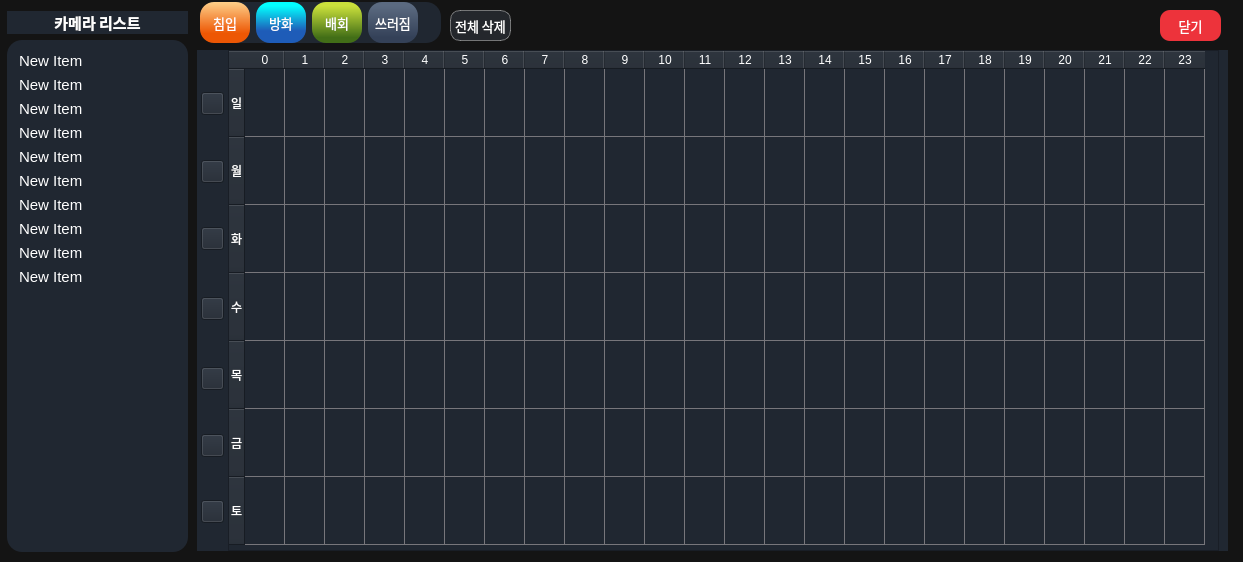
<?xml version="1.0" encoding="UTF-8"?>
<ui version="4.0">
 <class>schedule_window</class>
 <widget class="QWidget" name="schedule_window">
  <property name="geometry">
   <rect>
    <x>0</x>
    <y>0</y>
    <width>1243</width>
    <height>562</height>
   </rect>
  </property>
  <property name="sizePolicy">
   <sizepolicy hsizetype="Fixed" vsizetype="Fixed">
    <horstretch>0</horstretch>
    <verstretch>0</verstretch>
   </sizepolicy>
  </property>
  <property name="minimumSize">
   <size>
    <width>1163</width>
    <height>562</height>
   </size>
  </property>
  <property name="maximumSize">
   <size>
    <width>16777215</width>
    <height>16777215</height>
   </size>
  </property>
  <property name="windowTitle">
   <string>camera schedule</string>
  </property>
  <property name="styleSheet">
   <string notr="true">background-color: rgb(20, 20, 20);

</string>
  </property>
  <widget class="QWidget" name="layoutWidget">
   <property name="geometry">
    <rect>
     <x>7</x>
     <y>11</y>
     <width>181</width>
     <height>541</height>
    </rect>
   </property>
   <layout class="QVBoxLayout" name="verticalLayout_3">
    <item>
     <widget class="QLabel" name="schedule_camera_list_label">
      <property name="minimumSize">
       <size>
        <width>0</width>
        <height>0</height>
       </size>
      </property>
      <property name="font">
       <font>
        <family>Ubuntu Light</family>
        <pointsize>11</pointsize>
        <bold>true</bold>
       </font>
      </property>
      <property name="styleSheet">
       <string notr="true">color: rgb(255, 255, 255);
border-radius: 15px;
background-color: rgb(32,39,49);

</string>
      </property>
      <property name="text">
       <string>카메라 리스트</string>
      </property>
      <property name="alignment">
       <set>Qt::AlignmentFlag::AlignCenter</set>
      </property>
     </widget>
    </item>
    <item>
     <widget class="QWidget" name="widget_3" native="true">
      <property name="styleSheet">
       <string notr="true">color: rgb(255, 255, 255);
border-radius: 15px;
background-color: rgb(32,39,49);

</string>
      </property>
      <layout class="QVBoxLayout" name="verticalLayout_7">
       <item>
        <widget class="QListWidget" name="schedule_camera_list">
         <property name="font">
          <font>
           <pointsize>11</pointsize>
           <italic>false</italic>
           <bold>false</bold>
           <underline>false</underline>
           <strikeout>false</strikeout>
           <kerning>true</kerning>
          </font>
         </property>
         <property name="focusPolicy">
          <enum>Qt::FocusPolicy::NoFocus</enum>
         </property>
         <property name="contextMenuPolicy">
          <enum>Qt::ContextMenuPolicy::DefaultContextMenu</enum>
         </property>
         <property name="acceptDrops">
          <bool>true</bool>
         </property>
         <property name="styleSheet">
          <string notr="true">QListWidget::item {
    padding: 3px;
}
QListWidget::item:selected {
    border: 2px solid rgb(26, 95, 180);
    border-radius: 5px; /* 둥근 테두리 추가 */
}
</string>
         </property>
         <property name="frameShape">
          <enum>QFrame::Shape::NoFrame</enum>
         </property>
         <property name="lineWidth">
          <number>1</number>
         </property>
         <property name="editTriggers">
          <set>QAbstractItemView::EditTrigger::NoEditTriggers</set>
         </property>
         <property name="tabKeyNavigation">
          <bool>false</bool>
         </property>
         <property name="showDropIndicator" stdset="0">
          <bool>false</bool>
         </property>
         <property name="dragEnabled">
          <bool>false</bool>
         </property>
         <property name="dragDropOverwriteMode">
          <bool>false</bool>
         </property>
         <property name="dragDropMode">
          <enum>QAbstractItemView::DragDropMode::NoDragDrop</enum>
         </property>
         <property name="defaultDropAction">
          <enum>Qt::DropAction::IgnoreAction</enum>
         </property>
         <property name="selectionMode">
          <enum>QAbstractItemView::SelectionMode::SingleSelection</enum>
         </property>
         <property name="textElideMode">
          <enum>Qt::TextElideMode::ElideLeft</enum>
         </property>
         <property name="verticalScrollMode">
          <enum>QAbstractItemView::ScrollMode::ScrollPerItem</enum>
         </property>
         <property name="movement">
          <enum>QListView::Movement::Static</enum>
         </property>
         <property name="flow">
          <enum>QListView::Flow::TopToBottom</enum>
         </property>
         <property name="isWrapping" stdset="0">
          <bool>false</bool>
         </property>
         <property name="resizeMode">
          <enum>QListView::ResizeMode::Fixed</enum>
         </property>
         <property name="layoutMode">
          <enum>QListView::LayoutMode::SinglePass</enum>
         </property>
         <property name="spacing">
          <number>2</number>
         </property>
         <property name="viewMode">
          <enum>QListView::ViewMode::ListMode</enum>
         </property>
         <property name="modelColumn">
          <number>0</number>
         </property>
         <property name="uniformItemSizes">
          <bool>true</bool>
         </property>
         <property name="wordWrap">
          <bool>false</bool>
         </property>
         <property name="selectionRectVisible">
          <bool>true</bool>
         </property>
         <item>
          <property name="text">
           <string>New Item</string>
          </property>
         </item>
         <item>
          <property name="text">
           <string>New Item</string>
          </property>
         </item>
         <item>
          <property name="text">
           <string>New Item</string>
          </property>
         </item>
         <item>
          <property name="text">
           <string>New Item</string>
          </property>
         </item>
         <item>
          <property name="text">
           <string>New Item</string>
          </property>
         </item>
         <item>
          <property name="text">
           <string>New Item</string>
          </property>
         </item>
         <item>
          <property name="text">
           <string>New Item</string>
          </property>
         </item>
         <item>
          <property name="text">
           <string>New Item</string>
          </property>
         </item>
         <item>
          <property name="text">
           <string>New Item</string>
          </property>
         </item>
         <item>
          <property name="text">
           <string>New Item</string>
          </property>
         </item>
        </widget>
       </item>
      </layout>
     </widget>
    </item>
   </layout>
  </widget>
  <widget class="QWidget" name="detect_type_tab_widget" native="true">
   <property name="geometry">
    <rect>
     <x>200</x>
     <y>2</y>
     <width>241</width>
     <height>41</height>
    </rect>
   </property>
   <property name="styleSheet">
    <string notr="true">color: rgb(255, 255, 255);
border-radius: 15px;
background-color: rgb(32,39,49);

</string>
   </property>
   <layout class="QHBoxLayout" name="horizontalLayout">
    <item>
     <widget class="QPushButton" name="intr_bnt">
      <property name="sizePolicy">
       <sizepolicy hsizetype="Preferred" vsizetype="Preferred">
        <horstretch>0</horstretch>
        <verstretch>0</verstretch>
       </sizepolicy>
      </property>
      <property name="minimumSize">
       <size>
        <width>50</width>
        <height>29</height>
       </size>
      </property>
      <property name="font">
       <font>
        <pointsize>10</pointsize>
       </font>
      </property>
      <property name="cursor">
       <cursorShape>PointingHandCursor</cursorShape>
      </property>
      <property name="styleSheet">
       <string notr="true">QPushButton {
				background-color: qlineargradient(spread:pad, x1:0, y1:1, x2:0, y2:0, stop:0.233831 rgba(237, 87, 4, 255), stop:1 rgba(253, 207, 137, 255));
				border-radius: 14px;

            }
QPushButton:checked {
                color: white;
				border-radius: 14px;
				border: 3px solid rgb(255, 255, 255);

            }</string>
      </property>
      <property name="text">
       <string>침입</string>
      </property>
      <property name="checkable">
       <bool>true</bool>
      </property>
      <property name="checked">
       <bool>false</bool>
      </property>
     </widget>
    </item>
    <item>
     <widget class="QPushButton" name="fire_bnt">
      <property name="sizePolicy">
       <sizepolicy hsizetype="Preferred" vsizetype="Preferred">
        <horstretch>0</horstretch>
        <verstretch>0</verstretch>
       </sizepolicy>
      </property>
      <property name="minimumSize">
       <size>
        <width>50</width>
        <height>29</height>
       </size>
      </property>
      <property name="font">
       <font>
        <pointsize>10</pointsize>
       </font>
      </property>
      <property name="cursor">
       <cursorShape>PointingHandCursor</cursorShape>
      </property>
      <property name="styleSheet">
       <string notr="true">
QPushButton {
				background-color: qlineargradient(spread:pad, x1:0, y1:1, x2:0, y2:0, stop:0.298507 rgba(30, 92, 184, 255), stop:0.905473 rgba(3, 254, 254, 255));
				border-radius: 14px;
            }
QPushButton:checked {
                color: white;
				border-radius: 14px;
				border: 3px solid rgb(255, 255, 255);

            }</string>
      </property>
      <property name="text">
       <string>방화</string>
      </property>
      <property name="checkable">
       <bool>true</bool>
      </property>
      <property name="checked">
       <bool>false</bool>
      </property>
     </widget>
    </item>
    <item>
     <widget class="QPushButton" name="loit_bnt">
      <property name="sizePolicy">
       <sizepolicy hsizetype="Preferred" vsizetype="Preferred">
        <horstretch>0</horstretch>
        <verstretch>0</verstretch>
       </sizepolicy>
      </property>
      <property name="minimumSize">
       <size>
        <width>50</width>
        <height>29</height>
       </size>
      </property>
      <property name="font">
       <font>
        <pointsize>10</pointsize>
       </font>
      </property>
      <property name="cursor">
       <cursorShape>PointingHandCursor</cursorShape>
      </property>
      <property name="styleSheet">
       <string notr="true">

QPushButton {
				background-color: qlineargradient(spread:pad, x1:0, y1:1, x2:0, y2:0, stop:0.134328 rgba(66, 110, 23, 255), stop:0.905473 rgba(202, 224, 59, 255));
				border-radius: 14px;

            }
QPushButton:checked {
                color: white;
				border-radius: 14px;
				border: 3px solid rgb(255, 255, 255);

            }</string>
      </property>
      <property name="text">
       <string>배회</string>
      </property>
      <property name="checkable">
       <bool>true</bool>
      </property>
      <property name="checked">
       <bool>false</bool>
      </property>
     </widget>
    </item>
    <item>
     <widget class="QPushButton" name="fall_bnt">
      <property name="sizePolicy">
       <sizepolicy hsizetype="Preferred" vsizetype="Preferred">
        <horstretch>0</horstretch>
        <verstretch>0</verstretch>
       </sizepolicy>
      </property>
      <property name="minimumSize">
       <size>
        <width>50</width>
        <height>29</height>
       </size>
      </property>
      <property name="font">
       <font>
        <pointsize>10</pointsize>
       </font>
      </property>
      <property name="cursor">
       <cursorShape>PointingHandCursor</cursorShape>
      </property>
      <property name="styleSheet">
       <string notr="true">

QPushButton {
				background-color: qlineargradient(spread:pad, x1:0, y1:1, x2:0, y2:0, stop:0.134328 rgba(52, 65, 88, 255), stop:0.905473 rgba(91, 106, 128, 255));

				border-radius: 14px;


            }
QPushButton:checked {
                color: white;
				border-radius: 14px;
				border: 3px solid rgb(255, 255, 255);

            }</string>
      </property>
      <property name="text">
       <string>쓰러짐</string>
      </property>
      <property name="checkable">
       <bool>true</bool>
      </property>
      <property name="checked">
       <bool>false</bool>
      </property>
     </widget>
    </item>
    <item>
     <spacer name="horizontalSpacer">
      <property name="orientation">
       <enum>Qt::Orientation::Horizontal</enum>
      </property>
      <property name="sizeHint" stdset="0">
       <size>
        <width>40</width>
        <height>20</height>
       </size>
      </property>
     </spacer>
    </item>
   </layout>
  </widget>
  <widget class="QWidget" name="detect_time_table_widget" native="true">
   <property name="geometry">
    <rect>
     <x>197</x>
     <y>50</y>
     <width>1031</width>
     <height>501</height>
    </rect>
   </property>
   <property name="styleSheet">
    <string notr="true">color: rgb(255, 255, 255);
background-color: rgb(32,39,49);

</string>
   </property>
   <widget class="QTableWidget" name="schedule_time_table">
    <property name="geometry">
     <rect>
      <x>31</x>
      <y>0</y>
      <width>991</width>
      <height>501</height>
     </rect>
    </property>
    <property name="minimumSize">
     <size>
      <width>0</width>
      <height>501</height>
     </size>
    </property>
    <property name="maximumSize">
     <size>
      <width>9999</width>
      <height>501</height>
     </size>
    </property>
    <property name="font">
     <font>
      <family>Sans</family>
     </font>
    </property>
    <property name="styleSheet">
     <string notr="true">QTableView {gridline-color: rgb(119, 118, 123);}</string>
    </property>
    <property name="showDropIndicator" stdset="0">
     <bool>true</bool>
    </property>
    <property name="dragEnabled">
     <bool>false</bool>
    </property>
    <property name="dragDropOverwriteMode">
     <bool>true</bool>
    </property>
    <property name="dragDropMode">
     <enum>QAbstractItemView::DragDropMode::NoDragDrop</enum>
    </property>
    <property name="selectionMode">
     <enum>QAbstractItemView::SelectionMode::ExtendedSelection</enum>
    </property>
    <property name="selectionBehavior">
     <enum>QAbstractItemView::SelectionBehavior::SelectItems</enum>
    </property>
    <property name="gridStyle">
     <enum>Qt::PenStyle::SolidLine</enum>
    </property>
    <property name="sortingEnabled">
     <bool>false</bool>
    </property>
    <attribute name="horizontalHeaderMinimumSectionSize">
     <number>3</number>
    </attribute>
    <attribute name="horizontalHeaderDefaultSectionSize">
     <number>40</number>
    </attribute>
    <attribute name="horizontalHeaderShowSortIndicator" stdset="0">
     <bool>false</bool>
    </attribute>
    <attribute name="horizontalHeaderStretchLastSection">
     <bool>false</bool>
    </attribute>
    <attribute name="verticalHeaderVisible">
     <bool>true</bool>
    </attribute>
    <attribute name="verticalHeaderCascadingSectionResizes">
     <bool>false</bool>
    </attribute>
    <attribute name="verticalHeaderMinimumSectionSize">
     <number>18</number>
    </attribute>
    <attribute name="verticalHeaderDefaultSectionSize">
     <number>68</number>
    </attribute>
    <attribute name="verticalHeaderShowSortIndicator" stdset="0">
     <bool>false</bool>
    </attribute>
    <attribute name="verticalHeaderStretchLastSection">
     <bool>false</bool>
    </attribute>
    <row>
     <property name="text">
      <string>일</string>
     </property>
    </row>
    <row>
     <property name="text">
      <string>월</string>
     </property>
    </row>
    <row>
     <property name="text">
      <string>화</string>
     </property>
    </row>
    <row>
     <property name="text">
      <string>수</string>
     </property>
    </row>
    <row>
     <property name="text">
      <string>목</string>
     </property>
    </row>
    <row>
     <property name="text">
      <string>금</string>
     </property>
    </row>
    <row>
     <property name="text">
      <string>토</string>
     </property>
    </row>
    <column>
     <property name="text">
      <string>0</string>
     </property>
    </column>
    <column>
     <property name="text">
      <string>1</string>
     </property>
    </column>
    <column>
     <property name="text">
      <string>2</string>
     </property>
    </column>
    <column>
     <property name="text">
      <string>3</string>
     </property>
    </column>
    <column>
     <property name="text">
      <string>4</string>
     </property>
    </column>
    <column>
     <property name="text">
      <string>5</string>
     </property>
    </column>
    <column>
     <property name="text">
      <string>6</string>
     </property>
    </column>
    <column>
     <property name="text">
      <string>7</string>
     </property>
    </column>
    <column>
     <property name="text">
      <string>8</string>
     </property>
    </column>
    <column>
     <property name="text">
      <string>9</string>
     </property>
    </column>
    <column>
     <property name="text">
      <string>10</string>
     </property>
    </column>
    <column>
     <property name="text">
      <string>11</string>
     </property>
    </column>
    <column>
     <property name="text">
      <string>12</string>
     </property>
    </column>
    <column>
     <property name="text">
      <string>13</string>
     </property>
    </column>
    <column>
     <property name="text">
      <string>14</string>
     </property>
    </column>
    <column>
     <property name="text">
      <string>15</string>
     </property>
    </column>
    <column>
     <property name="text">
      <string>16</string>
     </property>
    </column>
    <column>
     <property name="text">
      <string>17</string>
     </property>
    </column>
    <column>
     <property name="text">
      <string>18</string>
     </property>
    </column>
    <column>
     <property name="text">
      <string>19</string>
     </property>
    </column>
    <column>
     <property name="text">
      <string>20</string>
     </property>
    </column>
    <column>
     <property name="text">
      <string>21</string>
     </property>
    </column>
    <column>
     <property name="text">
      <string>22</string>
     </property>
    </column>
    <column>
     <property name="text">
      <string>23</string>
     </property>
    </column>
   </widget>
   <widget class="QPushButton" name="check_box_mon">
    <property name="geometry">
     <rect>
      <x>4</x>
      <y>110</y>
      <width>23</width>
      <height>23</height>
     </rect>
    </property>
    <property name="styleSheet">
     <string notr="true">
background-color: rgb(32,39,49);</string>
    </property>
    <property name="text">
     <string/>
    </property>
    <property name="icon">
     <iconset resource="ms_ai_img.qrc">
      <normaloff>:/newPrefix/images/checkm.jpg</normaloff>
      <normalon>:/newPrefix/images/check.png</normalon>
      <disabledoff>:/newPrefix/images/checkm.jpg</disabledoff>
      <disabledon>:/newPrefix/images/check.png</disabledon>:/newPrefix/images/checkm.jpg</iconset>
    </property>
    <property name="iconSize">
     <size>
      <width>20</width>
      <height>20</height>
     </size>
    </property>
    <property name="checkable">
     <bool>true</bool>
    </property>
    <property name="checked">
     <bool>false</bool>
    </property>
   </widget>
   <widget class="QPushButton" name="check_box_tue">
    <property name="geometry">
     <rect>
      <x>4</x>
      <y>177</y>
      <width>23</width>
      <height>23</height>
     </rect>
    </property>
    <property name="styleSheet">
     <string notr="true">
background-color: rgb(32,39,49);</string>
    </property>
    <property name="text">
     <string/>
    </property>
    <property name="icon">
     <iconset resource="ms_ai_img.qrc">
      <normaloff>:/newPrefix/images/checkm.jpg</normaloff>
      <normalon>:/newPrefix/images/check.png</normalon>
      <disabledoff>:/newPrefix/images/checkm.jpg</disabledoff>
      <disabledon>:/newPrefix/images/check.png</disabledon>:/newPrefix/images/checkm.jpg</iconset>
    </property>
    <property name="iconSize">
     <size>
      <width>20</width>
      <height>20</height>
     </size>
    </property>
    <property name="checkable">
     <bool>true</bool>
    </property>
    <property name="checked">
     <bool>false</bool>
    </property>
   </widget>
   <widget class="QPushButton" name="check_box_wed">
    <property name="geometry">
     <rect>
      <x>4</x>
      <y>247</y>
      <width>23</width>
      <height>23</height>
     </rect>
    </property>
    <property name="styleSheet">
     <string notr="true">
background-color: rgb(32,39,49);</string>
    </property>
    <property name="text">
     <string/>
    </property>
    <property name="icon">
     <iconset resource="ms_ai_img.qrc">
      <normaloff>:/newPrefix/images/checkm.jpg</normaloff>
      <normalon>:/newPrefix/images/check.png</normalon>
      <disabledoff>:/newPrefix/images/checkm.jpg</disabledoff>
      <disabledon>:/newPrefix/images/check.png</disabledon>:/newPrefix/images/checkm.jpg</iconset>
    </property>
    <property name="iconSize">
     <size>
      <width>20</width>
      <height>20</height>
     </size>
    </property>
    <property name="checkable">
     <bool>true</bool>
    </property>
    <property name="checked">
     <bool>false</bool>
    </property>
   </widget>
   <widget class="QPushButton" name="check_box_thu">
    <property name="geometry">
     <rect>
      <x>4</x>
      <y>317</y>
      <width>23</width>
      <height>23</height>
     </rect>
    </property>
    <property name="styleSheet">
     <string notr="true">
background-color: rgb(32,39,49);</string>
    </property>
    <property name="text">
     <string/>
    </property>
    <property name="icon">
     <iconset resource="ms_ai_img.qrc">
      <normaloff>:/newPrefix/images/checkm.jpg</normaloff>
      <normalon>:/newPrefix/images/check.png</normalon>
      <disabledoff>:/newPrefix/images/checkm.jpg</disabledoff>
      <disabledon>:/newPrefix/images/check.png</disabledon>:/newPrefix/images/checkm.jpg</iconset>
    </property>
    <property name="iconSize">
     <size>
      <width>20</width>
      <height>20</height>
     </size>
    </property>
    <property name="checkable">
     <bool>true</bool>
    </property>
    <property name="checked">
     <bool>false</bool>
    </property>
   </widget>
   <widget class="QPushButton" name="check_box_fri">
    <property name="geometry">
     <rect>
      <x>4</x>
      <y>384</y>
      <width>23</width>
      <height>23</height>
     </rect>
    </property>
    <property name="styleSheet">
     <string notr="true">
background-color: rgb(32,39,49);</string>
    </property>
    <property name="text">
     <string/>
    </property>
    <property name="icon">
     <iconset resource="ms_ai_img.qrc">
      <normaloff>:/newPrefix/images/checkm.jpg</normaloff>
      <normalon>:/newPrefix/images/check.png</normalon>
      <disabledoff>:/newPrefix/images/checkm.jpg</disabledoff>
      <disabledon>:/newPrefix/images/check.png</disabledon>:/newPrefix/images/checkm.jpg</iconset>
    </property>
    <property name="iconSize">
     <size>
      <width>20</width>
      <height>20</height>
     </size>
    </property>
    <property name="checkable">
     <bool>true</bool>
    </property>
    <property name="checked">
     <bool>false</bool>
    </property>
   </widget>
   <widget class="QPushButton" name="check_box_sat">
    <property name="geometry">
     <rect>
      <x>4</x>
      <y>450</y>
      <width>23</width>
      <height>23</height>
     </rect>
    </property>
    <property name="styleSheet">
     <string notr="true">
background-color: rgb(32,39,49);</string>
    </property>
    <property name="text">
     <string/>
    </property>
    <property name="icon">
     <iconset resource="ms_ai_img.qrc">
      <normaloff>:/newPrefix/images/checkm.jpg</normaloff>
      <normalon>:/newPrefix/images/check.png</normalon>
      <disabledoff>:/newPrefix/images/checkm.jpg</disabledoff>
      <disabledon>:/newPrefix/images/check.png</disabledon>:/newPrefix/images/checkm.jpg</iconset>
    </property>
    <property name="iconSize">
     <size>
      <width>20</width>
      <height>20</height>
     </size>
    </property>
    <property name="checkable">
     <bool>true</bool>
    </property>
    <property name="checked">
     <bool>false</bool>
    </property>
   </widget>
   <widget class="QPushButton" name="check_box_sun">
    <property name="geometry">
     <rect>
      <x>4</x>
      <y>42</y>
      <width>23</width>
      <height>23</height>
     </rect>
    </property>
    <property name="styleSheet">
     <string notr="true">
background-color: rgb(32,39,49);</string>
    </property>
    <property name="text">
     <string/>
    </property>
    <property name="icon">
     <iconset resource="ms_ai_img.qrc">
      <normaloff>:/newPrefix/images/checkm.jpg</normaloff>
      <normalon>:/newPrefix/images/check.png</normalon>
      <disabledoff>:/newPrefix/images/checkm.jpg</disabledoff>
      <disabledon>:/newPrefix/images/check.png</disabledon>:/newPrefix/images/checkm.jpg</iconset>
    </property>
    <property name="iconSize">
     <size>
      <width>20</width>
      <height>20</height>
     </size>
    </property>
    <property name="checkable">
     <bool>true</bool>
    </property>
    <property name="checked">
     <bool>false</bool>
    </property>
   </widget>
  </widget>
  <widget class="QPushButton" name="schedule_close_bnt">
   <property name="geometry">
    <rect>
     <x>1160</x>
     <y>10</y>
     <width>61</width>
     <height>31</height>
    </rect>
   </property>
   <property name="font">
    <font>
     <family>Sans</family>
     <pointsize>10</pointsize>
    </font>
   </property>
   <property name="cursor">
    <cursorShape>PointingHandCursor</cursorShape>
   </property>
   <property name="styleSheet">
    <string notr="true">background-color: rgb(237, 51, 59);
color: rgb(255, 255, 255);
border-radius: 10px;

</string>
   </property>
   <property name="text">
    <string>닫기</string>
   </property>
  </widget>
  <widget class="QPushButton" name="schedule_remove_bnt">
   <property name="geometry">
    <rect>
     <x>450</x>
     <y>10</y>
     <width>61</width>
     <height>31</height>
    </rect>
   </property>
   <property name="font">
    <font>
     <family>Sans</family>
     <pointsize>10</pointsize>
    </font>
   </property>
   <property name="cursor">
    <cursorShape>PointingHandCursor</cursorShape>
   </property>
   <property name="styleSheet">
    <string notr="true">background-color: rgb(36, 39, 44);
color: rgb(255, 255, 255);
border-radius: 10px;
border: 1px solid rgba(255, 255, 255, 100);
</string>
   </property>
   <property name="text">
    <string>전체 삭제</string>
   </property>
  </widget>
 </widget>
 <resources>
  <include location="ms_ai_img.qrc"/>
 </resources>
 <connections/>
</ui>
